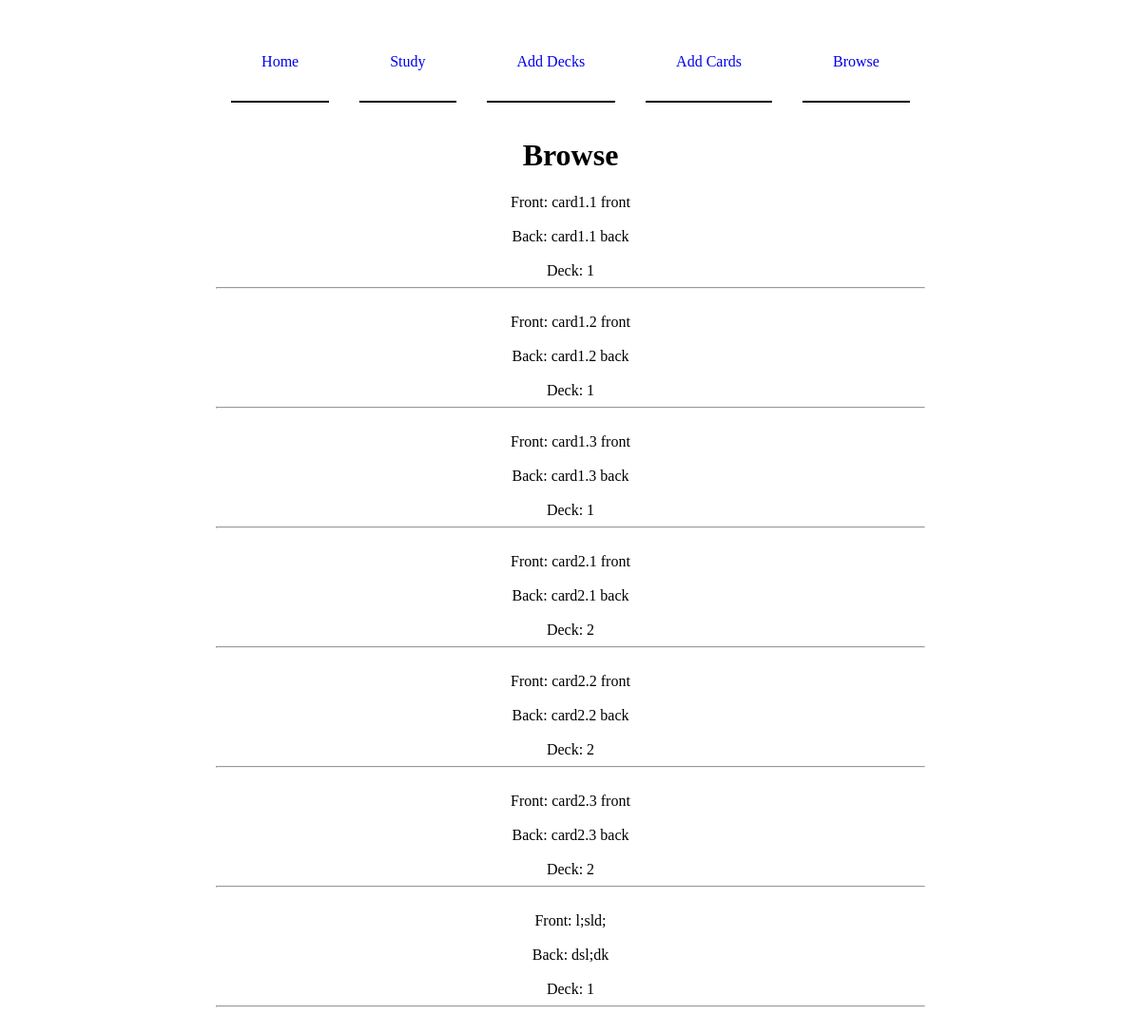
Screenshot of /browse with the database file from the repository.
### tables this page shows
CREATE TABLE cards (
	id INTEGER NOT NULL, 
	deck_id INTEGER, 
	front VARCHAR, 
	back VARCHAR, 
	PRIMARY KEY (id), 
	FOREIGN KEY(deck_id) REFERENCES decks (id)
);

### app.py (the view)
@app.route("/browse")
def browse():
    return render_template("browse.html", cards = get_cards())

### database/db.py (called while the page is built)
def get_cards(deck_id=None):
    with engine.connect() as conn:
        if deck_id is None:
            res = conn.execute(select(cards.c))
        else:
            res = conn.execute(select(cards).where(cards.c.deck_id == deck_id))
        rows = res.fetchall()
    return rows

### templates/browse.html (shortened to what this page needs)
{% extends 'base.html' %}
{% block Content%}
<h1> Browse </h1>
{% for card in cards %}
    Front: {{ card.front }} <br> <br>
    Back: {{ card.back }} <br><br>
    Deck: {{ card.deck_id }}
    <hr>
    <br>
{% endfor %}
{% endblock %}

### templates/base.html (shortened to what this page needs)
<!DOCTYPE html>
<html>
    <head>
        <link rel="stylesheet" href="{{ url_for('static', filename='css/style.css')}}"> </style>
    </head>
    <body>
        {% include 'fragments/main-menu.html' %}
        {% block Content %}
        {% endblock %}
    </body>
</html>

### templates/fragments/main-menu.html
<nav id = "main-menu">
    <a href="/"><div> Home </div></a>
    <a href="/study"><div> Study </div></a>
    <a href="/add-decks"><div> Add Decks </div></a>
    <a href="/add-cards"><div> Add Cards </div></a>
    <a href="/browse"><div> Browse </div></a>
</nav>

### static/css/style.css (style rules this page uses)
html { align-items: center; justify-content: center; text-align: center; margin-left: auto; margin-right: auto; display: flex; flex-direction: column; }
#main-menu { display: flex; flex-direction: row; }
#main-menu a { margin: 1em; padding: 2em; text-decoration: none; border-bottom: 2px solid black; }

### rows the page displays
cards: front "card1.1 front", back "card1.1 back", deck_id "1"
cards: front "card1.2 front", back "card1.2 back", deck_id "1"
cards: front "card1.3 front", back "card1.3 back", deck_id "1"
cards: front "card2.1 front", back "card2.1 back", deck_id "2"
cards: front "card2.2 front", back "card2.2 back", deck_id "2"
cards: front "card2.3 front", back "card2.3 back", deck_id "2"
cards: front "l;sld;", back "dsl;dk", deck_id "1"
